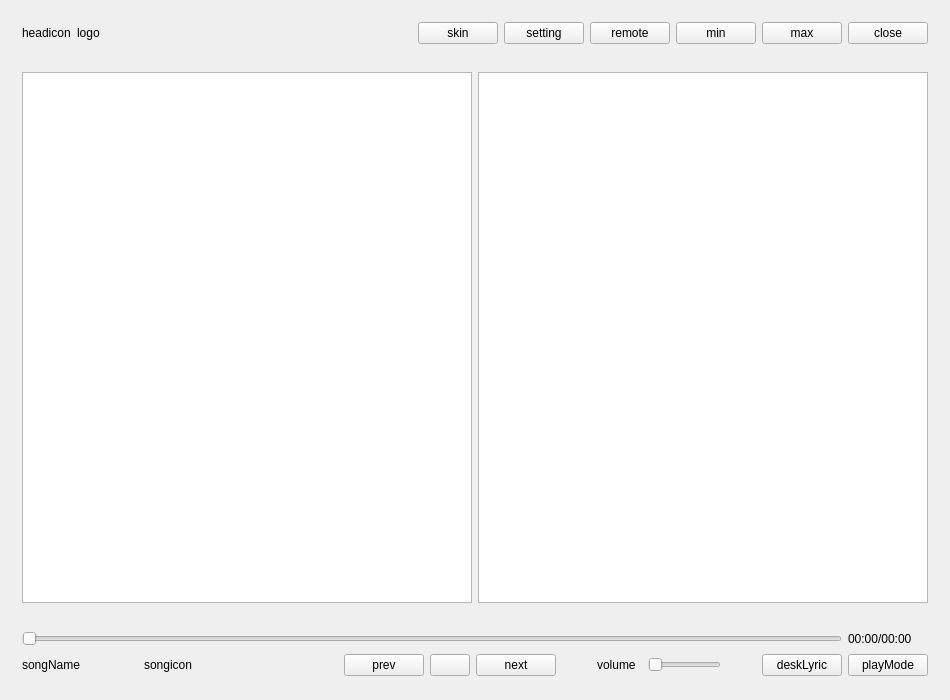
<?xml version="1.0" encoding="UTF-8"?>
<ui version="4.0">
 <class>MainWidget</class>
 <widget class="QWidget" name="MainWidget">
  <property name="geometry">
   <rect>
    <x>0</x>
    <y>0</y>
    <width>950</width>
    <height>700</height>
   </rect>
  </property>
  <property name="windowTitle">
   <string>MainWidget</string>
  </property>
  <layout class="QGridLayout" name="gridLayout_2">
   <item row="0" column="0">
    <layout class="QGridLayout" name="gridLayout">
     <item row="0" column="0">
      <widget class="QWidget" name="wgt_topLayer" native="true">
       <layout class="QGridLayout" name="gridLayout_4">
        <item row="0" column="0">
         <layout class="QGridLayout" name="gridLayout_3">
          <item row="0" column="7">
           <widget class="QPushButton" name="pb_max">
            <property name="text">
             <string>max</string>
            </property>
           </widget>
          </item>
          <item row="0" column="0">
           <widget class="QLabel" name="lb_headicon">
            <property name="text">
             <string>headicon</string>
            </property>
           </widget>
          </item>
          <item row="0" column="5">
           <widget class="QPushButton" name="pb_remote">
            <property name="text">
             <string>remote</string>
            </property>
           </widget>
          </item>
          <item row="0" column="6">
           <widget class="QPushButton" name="pb_min">
            <property name="text">
             <string>min</string>
            </property>
           </widget>
          </item>
          <item row="0" column="1">
           <widget class="QLabel" name="lb_logo">
            <property name="text">
             <string>logo</string>
            </property>
           </widget>
          </item>
          <item row="0" column="8">
           <widget class="QPushButton" name="pb_close">
            <property name="text">
             <string>close</string>
            </property>
           </widget>
          </item>
          <item row="0" column="4">
           <widget class="QPushButton" name="pb_setting">
            <property name="text">
             <string>setting</string>
            </property>
           </widget>
          </item>
          <item row="0" column="3">
           <widget class="QPushButton" name="pb_skin">
            <property name="text">
             <string>skin</string>
            </property>
           </widget>
          </item>
          <item row="0" column="2">
           <spacer name="horizontalSpacer_4">
            <property name="orientation">
             <enum>Qt::Horizontal</enum>
            </property>
            <property name="sizeType">
             <enum>QSizePolicy::Expanding</enum>
            </property>
            <property name="sizeHint" stdset="0">
             <size>
              <width>500</width>
              <height>20</height>
             </size>
            </property>
           </spacer>
          </item>
         </layout>
        </item>
       </layout>
      </widget>
     </item>
     <item row="1" column="0">
      <widget class="QWidget" name="wgt_middleLayer" native="true">
       <layout class="QGridLayout" name="gridLayout_8">
        <item row="0" column="0">
         <layout class="QGridLayout" name="gridLayout_7">
          <item row="0" column="0">
           <widget class="QListWidget" name="lw_songNameList"/>
          </item>
          <item row="0" column="1">
           <widget class="QListWidget" name="lw_lyricShow"/>
          </item>
         </layout>
        </item>
       </layout>
      </widget>
     </item>
     <item row="2" column="0">
      <widget class="QWidget" name="wgt_bottomLayer" native="true">
       <layout class="QGridLayout" name="gridLayout_6">
        <item row="0" column="0">
         <layout class="QGridLayout" name="gridLayout_5">
          <item row="2" column="12" rowspan="2">
           <widget class="QPushButton" name="pb_deskLyric">
            <property name="text">
             <string>deskLyric</string>
            </property>
           </widget>
          </item>
          <item row="0" column="0" colspan="13">
           <widget class="QSlider" name="hs_position">
            <property name="orientation">
             <enum>Qt::Horizontal</enum>
            </property>
           </widget>
          </item>
          <item row="0" column="13">
           <widget class="QLabel" name="lb_position">
            <property name="text">
             <string>00:00/00:00</string>
            </property>
           </widget>
          </item>
          <item row="2" column="11">
           <spacer name="horizontalSpacer_3">
            <property name="orientation">
             <enum>Qt::Horizontal</enum>
            </property>
            <property name="sizeHint" stdset="0">
             <size>
              <width>40</width>
              <height>20</height>
             </size>
            </property>
           </spacer>
          </item>
          <item row="2" column="7">
           <spacer name="horizontalSpacer">
            <property name="orientation">
             <enum>Qt::Horizontal</enum>
            </property>
            <property name="sizeHint" stdset="0">
             <size>
              <width>40</width>
              <height>20</height>
             </size>
            </property>
           </spacer>
          </item>
          <item row="2" column="3" rowspan="2">
           <spacer name="horizontalSpacer_2">
            <property name="orientation">
             <enum>Qt::Horizontal</enum>
            </property>
            <property name="sizeHint" stdset="0">
             <size>
              <width>150</width>
              <height>20</height>
             </size>
            </property>
           </spacer>
          </item>
          <item row="2" column="4" rowspan="2">
           <widget class="QPushButton" name="pb_prev">
            <property name="text">
             <string>prev</string>
            </property>
           </widget>
          </item>
          <item row="2" column="0" rowspan="2">
           <widget class="QLabel" name="lb_songName">
            <property name="sizePolicy">
             <sizepolicy hsizetype="Fixed" vsizetype="Fixed">
              <horstretch>0</horstretch>
              <verstretch>0</verstretch>
             </sizepolicy>
            </property>
            <property name="minimumSize">
             <size>
              <width>100</width>
              <height>0</height>
             </size>
            </property>
            <property name="maximumSize">
             <size>
              <width>100</width>
              <height>100</height>
             </size>
            </property>
            <property name="text">
             <string>songName</string>
            </property>
           </widget>
          </item>
          <item row="2" column="10" rowspan="2">
           <widget class="QSlider" name="hs_volume">
            <property name="orientation">
             <enum>Qt::Horizontal</enum>
            </property>
           </widget>
          </item>
          <item row="2" column="2" rowspan="2">
           <widget class="QLabel" name="lb_songicon">
            <property name="text">
             <string>songicon</string>
            </property>
           </widget>
          </item>
          <item row="2" column="5" rowspan="2">
           <widget class="QPushButton" name="pb_play">
            <property name="text">
             <string/>
            </property>
           </widget>
          </item>
          <item row="2" column="6" rowspan="2">
           <widget class="QPushButton" name="pb_next">
            <property name="text">
             <string>next</string>
            </property>
           </widget>
          </item>
          <item row="2" column="13" rowspan="2">
           <widget class="QPushButton" name="pb_playMode">
            <property name="text">
             <string>playMode</string>
            </property>
           </widget>
          </item>
          <item row="2" column="8" rowspan="2">
           <widget class="QLabel" name="lb_volume">
            <property name="text">
             <string>volume</string>
            </property>
           </widget>
          </item>
          <item row="2" column="1">
           <spacer name="horizontalSpacer_5">
            <property name="orientation">
             <enum>Qt::Horizontal</enum>
            </property>
            <property name="sizeType">
             <enum>QSizePolicy::Fixed</enum>
            </property>
            <property name="sizeHint" stdset="0">
             <size>
              <width>10</width>
              <height>20</height>
             </size>
            </property>
           </spacer>
          </item>
         </layout>
        </item>
       </layout>
      </widget>
     </item>
    </layout>
   </item>
  </layout>
 </widget>
 <layoutdefault spacing="6" margin="11"/>
 <resources/>
 <connections/>
</ui>
